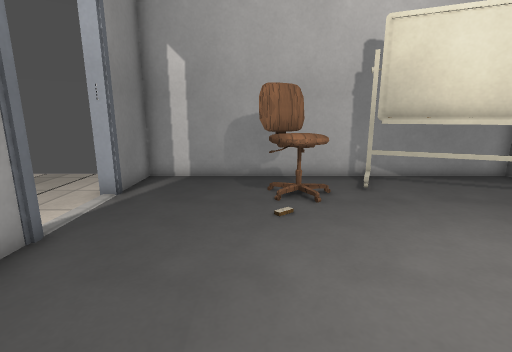
[1] (above)

13 first-person views from a walk through a 3-D level made in the Godot game engine. The camera is 1.2 m above the floor, tilts 12° down and sees 85° across. The floor is counted in squares, 0.5 m on a side. Each view is taken from the middle of a square. On the plan, view 1 faces up. The plan holds only what a view shows up to about 18 squares ahead; the rest is blank. The place goes on beyond the plan. Characters and animated objects are not drawn. Door leaves are left out where a doorway can be walked through. Surface patterns are stand-ins for the level's own textures.

[2]
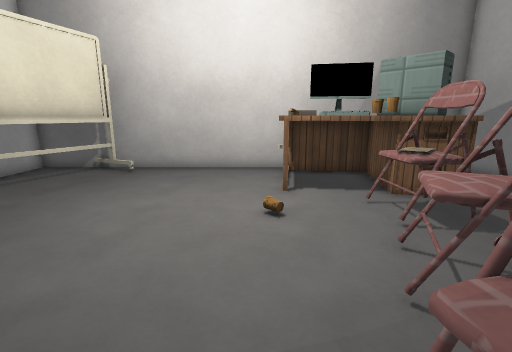

[3]
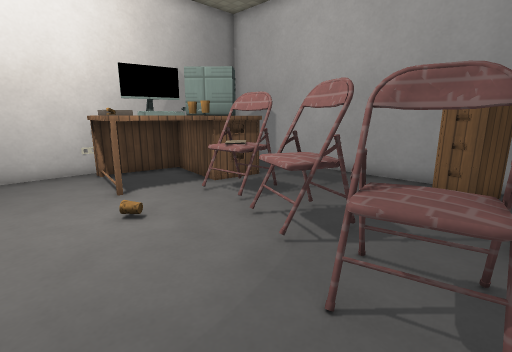

[4]
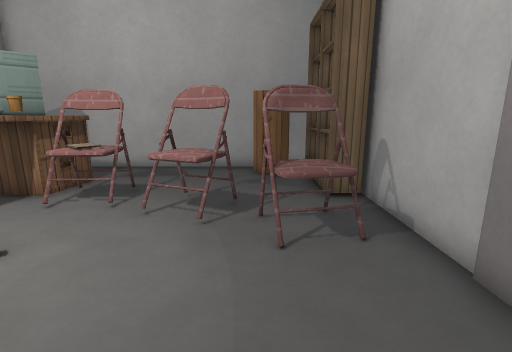

[5]
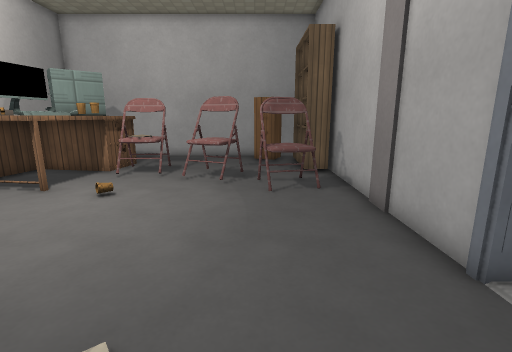

[6]
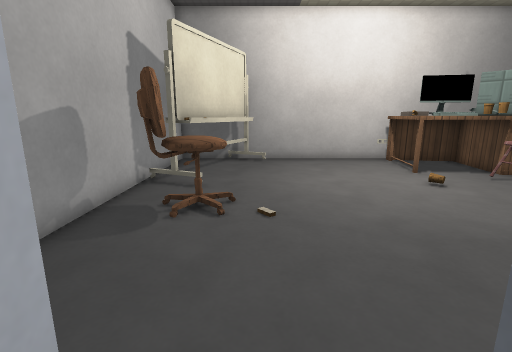

[7]
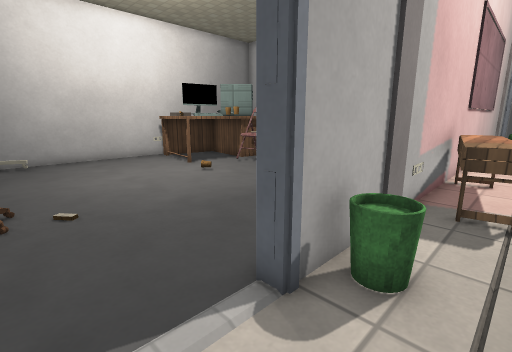

[8]
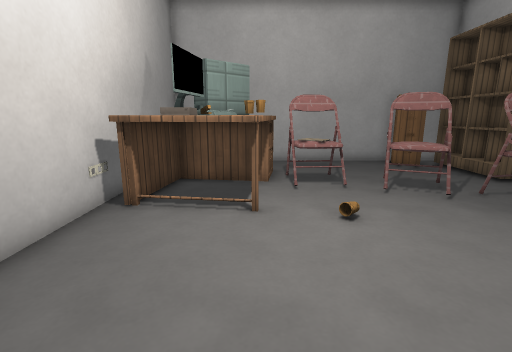

[9]
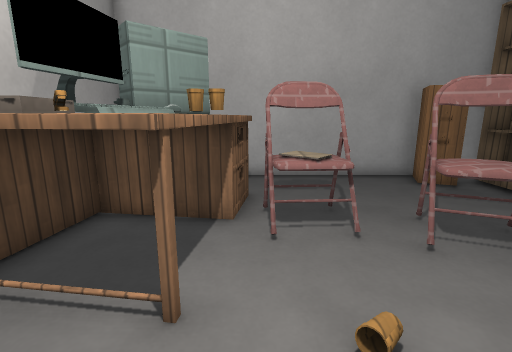

[10]
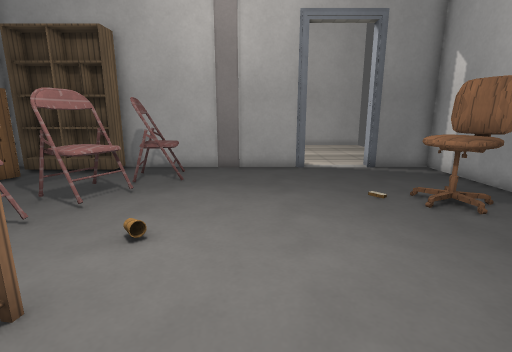

[11]
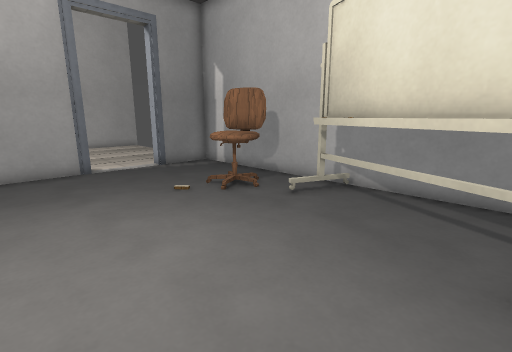

[12]
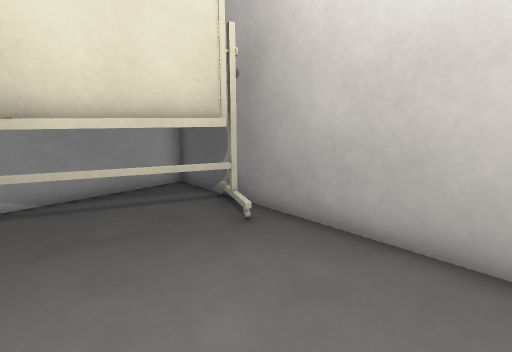

[13]
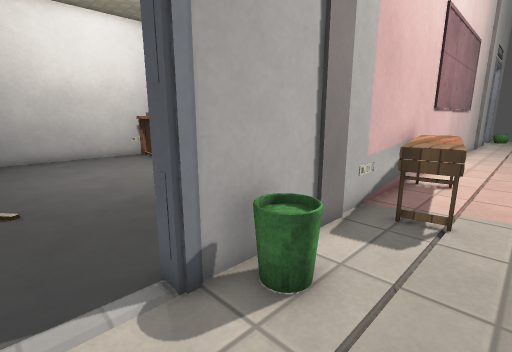

### Floor plan
Key: @ floor where view 1 was taken; # wall or solid block; . floor; D open door; C chair; W whiteboard; T table; K keyboard; M monitor; P computer; A cabinet; B bookshelf; E pot; N bench; O other object.
Columns run from 9 left of view 1 to 10 right of it. Each row starts with its distance up from view 1.
 11  ... ###############
 10  ... #....CC.WW ...#
  9 ....##...CCC.WWWW  #
  8 ....DD....CC...WWWWW
  7 ....DD............W#
  6  ...D..............#
  5   ..##.............#
  4  ..O##.............#
  3  ..E##.............#
  2  ...##.............#
  1  ...##.............#
  0  .NN##OOO@.....TTTTT
 -1  .NN##OOOOO....TK#TT
 -2  .NN##OO.OOOOO.TKMMT
 -3  ..N#BB..OO.O#TTKMM#
 -4  ..N#BB.....OOTTTPT#
 -5  ...#BB.......TPPP #
 -6  ...#BB........    #
 -7  ...#BBAA........  #
 -8   ..###AA .......  #
 -9   ..################
-10   ..#
-11   ..#
-12   ..#
-13   ..#
-14   ..#
-15   ..#
-16   ..#

Where each view was taken, in squares from view 1:
view 1: 0 up, 0 right, facing up
view 2: 1 up, 3 left, facing right
view 3: 3 up, 3 left, facing down-right
view 4: 5 up, 1 left, facing down
view 5: 9 up, 1 left, facing down
view 6: 7 up, 6 left, facing right
view 7: 8 up, 7 left, facing down-right
view 8: 7 up, 6 right, facing down
view 9: 3 up, 5 right, facing down
view 10: 3 up, 9 right, facing left
view 11: 2 up, 9 right, facing up-left
view 12: 2 up, 5 right, facing up-right
view 13: 7 up, 8 left, facing down-right
